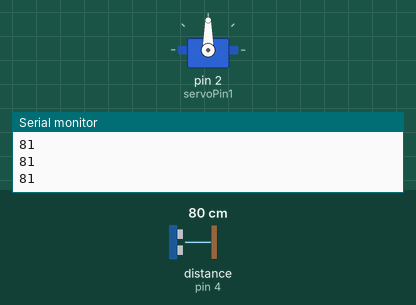
Simulated run of this sketch. Board: Arduino Uno, built with avr-gcc and run on an emulated ATmega328P. Shown: servo, the last lines printed to the serial monitor. The test bench sets the inputs (shaded band); at power-on: distance to the obstacle (sensor on pin 4) 80 cm. The echo pulse lasts 58.3 µs per cm.

Above: at 1.2 s.
1.3 s: distance to the obstacle (sensor on pin 4) set to 32 cm
2.8 s: distance to the obstacle (sensor on pin 4) set to 27 cm
At 2.95 s:
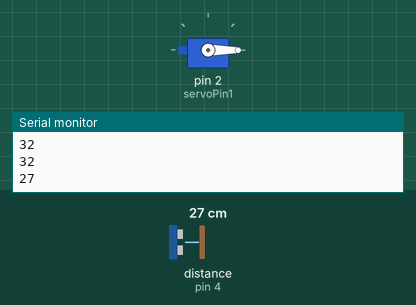
5.8 s: distance to the obstacle (sensor on pin 4) set to 35 cm
At 6.3 s:
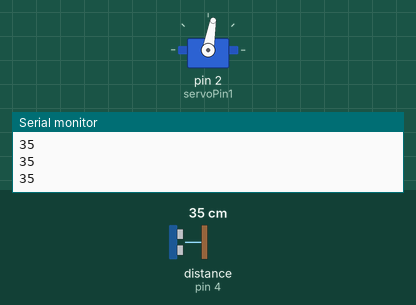
7.3 s: distance to the obstacle (sensor on pin 4) set to 2 cm
At 7.59 s:
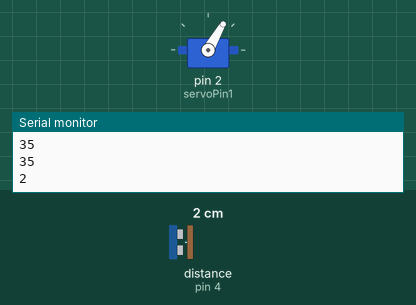
Timing chart, 0 to 11.3 s (numbered marks = the images above; inputs shaded):
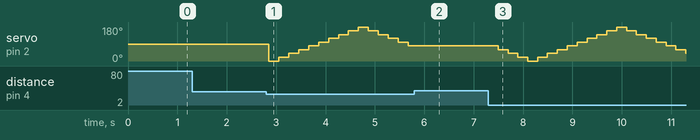

The sketch:

proxwithservo.ino
```cpp
 //* Creation & Computation - Digital Futures, OCAD University
 //* Kate Hartman / Nick Puckett

#include <Servo.h>
#include <NewPing.h>

int servoPin1 = 2;           //Pin that the servo is attached to.
int moveRate = 10;        //the time between updates in milliseconds
int minAngle = 0;     //sets the low point of the movement range
int maxAngle = 180;   //sets the high point of the movement range
int moveIncrement = 20;    // how much to move the motor each cycle
int servoAngle1;
int triggerPin = 3;   //pin conneccted to the Trig pin on the sensor
int echoPin = 4;       //pin connected to the Echo pin on the sensor
int maxDistance = 200;  //set the max distance for the sensor to read (helps with errors)
int distanceVal;        //variable to hold the distance val

int sampleRate = 200;   //how fast to sample the value
long lastReading;       //used for the timer

NewPing proximity1(triggerPin, echoPin, maxDistance);

long lastTimeYouMoved1;

Servo servo1;  // create the Servo object
void setup() {
 Serial.begin(9600);
 servo1.attach(servoPin1);  //attach the servo to the corresponding control pin
servoAngle1=minAngle;//start the serial port // put your setup code here, to run once:

}

void loop() {
  if(millis()-lastReading>=sampleRate) //this very simple statement is the timer,

  {
  //delayMicroseconds(2000) ;
  distanceVal = proximity1.ping_cm();  //get the distance value in centimeters


  lastReading = millis();


  //Serial.print("Distance Reading CM : ");  //print the value to the Serial monitor
  Serial.println(distanceVal);
  if(distanceVal<30){
    // if(millis()-lastTimeYouMoved1>=moveRate) //this very simple statement is the timer,
//{                                          //it subtracts the value of the moment in time the last blink happened, and sees if that number is larger than your set blinking value
servo1.write(servoAngle1);

servoAngle1 += moveIncrement;

  if (servoAngle1 <= minAngle || servoAngle1 >= maxAngle)
  {
    moveIncrement = -moveIncrement;
  }

lastTimeYouMoved1 = millis();            //save the value in time that this switch occured, so we can use it again.


    // put your main code here, to run repeatedly:

  //}
  }
  }

}
```

Measured:
- the behaviour switches between 30 and 29 cm on distance to the obstacle (sensor on pin 4) (found by bisection; images 0 and 1)
- after the input at 2.8 s, servo on pin 2 (servoPin1): 90° → 0° after 0.05 s, → 20° 0.20 s later, → 40° 0.20 s later, → 60° 0.20 s later, … (15 changes in this stretch)
- after the input at 5.8 s, servo on pin 2 (servoPin1): stops changing and stays 80°
- after the input at 7.3 s, servo on pin 2 (servoPin1): 80° → 60° after 0.20 s, → 40° 0.20 s later, → 20° 0.20 s later, → 0° 0.20 s later, … (20 changes in this stretch)
